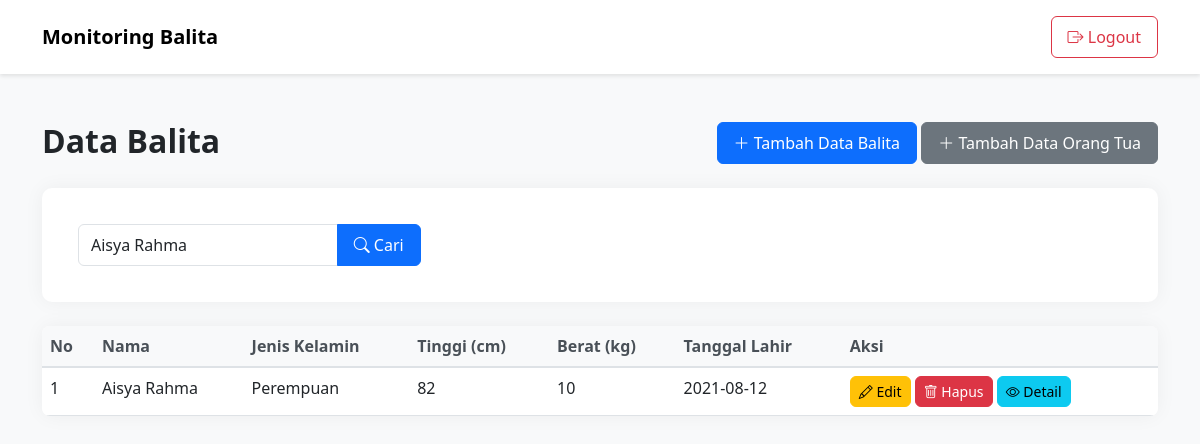
The app's page /views/dashboard.php?keyword=Aisya Rahma (signed in) with its own data.
### tables this page shows
CREATE TABLE `databayi` (
  `id` int(11) NOT NULL,
  `nama` varchar(100) NOT NULL,
  `tinggi` float NOT NULL,
  `berat` float NOT NULL,
  `jenisKelamin` varchar(20) NOT NULL,
  `tanggalLahir` date NOT NULL,
  `riwayat` varchar(100) NOT NULL,
  `catatan` varchar(50) NOT NULL,
  `orang_tua_id` int(11) NOT NULL
);

### models/manusia.php (called while the page is built, shortened)
<?php
require_once dirname(__DIR__) . '/config/database.php';
class Manusia
{
    public function __construct()
    {
        $database = new Database();
        $this->conn = $database->getConnection();
    }
}

### config/Database.php (called while the page is built, shortened)
<?php
class Database
{
    private $host = "localhost:3307";
    private $db_name = "db_databayi";
    private $username = "root";
    private $password = "";
    private static $conn = null;
    public function getConnection()
    {
        if (self::$conn === null) {
            try {
                self::$conn = new mysqli(
                    $this->host,
                    $this->username,
                    $this->password,
                    $this->db_name
                );
                self::$conn->set_charset("utf8");
            } catch (Exception $exception) {
                die("Koneksi gagal: " . $exception->getMessage());
            }
        }
        return self::$conn;
    }
}

### models/balita.php (called while the page is built, shortened)
<?php
require_once 'manusia.php';
class Bayi extends Manusia
{
    public function search($keyword)
    {
        $query = "SELECT * FROM " . self::TABLE . " WHERE nama LIKE ? ORDER BY id DESC";
        $stmt = $this->conn->prepare($query);
        $like = "%" . $keyword . "%";
        $stmt->bind_param("s", $like);
        $stmt->execute();
        $result = $stmt->get_result();
        $data = [];
        if ($result) {
            while ($row = $result->fetch_assoc()) {
                $data[] = $row;
            }
        }
        return $data;
    }
}

### views/dashboard.php (the view, shortened to what this page needs)
<?php
require_once '../config/database.php';
require_once '../models/balita.php';
$keyword = $_GET['keyword'] ?? '';
$bayiModel = new Bayi();
if ($keyword !== '') {
    $dataBayi = $bayiModel->search($keyword);
} else {
    $dataBayi = $bayiModel->tampil_data();
}
?>
<!DOCTYPE html>
<html>
<head>
    <link href="https://cdn.jsdelivr.net/npm/bootstrap@5.3.0/dist/css/bootstrap.min.css" rel="stylesheet">
    <link rel="stylesheet" href="https://cdn.jsdelivr.net/npm/bootstrap-icons@1.7.2/font/bootstrap-icons.css">
</head>
<body>
    <nav class="navbar navbar-expand-lg navbar-light bg-white py-3">
        <div class="container">
            <span class="navbar-brand fw-bold">
                Monitoring Balita
            </span>
            <div class="d-flex">
                <a href="../home.php?logout=1" class="btn btn-outline-danger">
                    <i class="bi bi-box-arrow-right"></i> Logout
                </a>
            </div>
        </div>
    </nav>
    <div class="container py-5">
        <div class="row mb-4">
            <div class="col-md-6">
                <h2 class="fw-bold mb-0">Data Balita</h2>
            </div>
            <div class="col-md-6 text-md-end">
                <a href="tambah_bayi.php" class="btn btn-primary">
                    <i class="bi bi-plus-lg"></i> Tambah Data Balita
                </a>
                <a href="tambah_orangtua.php" class="btn btn-secondary">
                    <i class="bi bi-plus-lg"></i> Tambah Data Orang Tua
                </a>
            </div>
        </div>
        <div class="card search-box mb-4">
            <div class="card-body">
                <form action="dashboard.php" method="GET" class="row g-2">
                    <div class="col-md-4">
                        <div class="input-group">
                            <input type="text" name="keyword" class="form-control" placeholder="Cari nama bayi..."
                                value="<?= htmlspecialchars($keyword) ?>">
                            <button type="submit" class="btn btn-primary">
                                <i class="bi bi-search"></i> Cari
                            </button>
                        </div>
                    </div>
                </form>
            </div>
        </div>
        <div class="card">
            <div class="card-body p-0">
                <div class="table-responsive">
                    <table class="table table-hover mb-0">
                        <thead>
                            <tr>
                                <th>No</th>
                                <th>Nama</th>
                                <th>Jenis Kelamin</th>
                                <th>Tinggi (cm)</th>
                                <th>Berat (kg)</th>
                                <th>Tanggal Lahir</th>
                                <th>Aksi</th>
                            </tr>
                        </thead>
                        <tbody>
                            <?php $no = 1;
                            foreach ($dataBayi as $bayi): ?>
                                <tr>
                                    <td><?= $no++ ?></td>
                                    <td><?= htmlspecialchars($bayi['nama']) ?></td>
                                    <td><?= htmlspecialchars($bayi['jenisKelamin']) ?></td>
                                    <td><?= htmlspecialchars($bayi['tinggi']) ?></td>
                                    <td><?= htmlspecialchars($bayi['berat']) ?></td>
                                    <td><?= htmlspecialchars($bayi['tanggalLahir']) ?></td>
                                    <td>
                                        <a href="edit_bayi.php?id=<?= $bayi['id'] ?>" class="btn btn-sm btn-warning"><i
                                                class="bi bi-pencil"></i> Edit</a>
                                        <a href="dashboard.php?hapus=<?= $bayi['id'] ?>" class="btn btn-sm btn-danger"
                                            onclick="return confirm('Yakin ingin menghapus data ini?')"><i
                                                class="bi bi-trash"></i> Hapus</a>
                                        <a href="data.php?id=<?= $bayi['id'] ?>" class="btn btn-sm btn-info"><i
                                                class="bi bi-eye"></i> Detail</a>
                                    </td>
                                </tr>
                            <?php endforeach; ?>
                        </tbody>
                    </table>
                </div>
            </div>
        </div>
    </div>
</body>
</html>

### views/dashboard.php (style rules this page uses)
body { background-color: #f8f9fa; font-family: 'Segoe UI', system-ui, -apple-system, sans-serif; }
.navbar { box-shadow: 0 2px 4px rgba(0, 0, 0, .1); }
.card { border: none; border-radius: 10px; box-shadow: 0 0 20px rgba(0, 0, 0, .05); }
.table { background: white; border-radius: 8px; overflow: hidden; }
.table thead th { background-color: #f8f9fa; border-bottom: 2px solid #dee2e6; color: #495057; font-weight: 600; }
.btn { border-radius: 6px; padding: 0.5rem 1rem; }
.btn-sm { padding: 0.25rem 0.5rem; }
.search-box { background: white; padding: 20px; border-radius: 10px; box-shadow: 0 0 20px rgba(0, 0, 0, .05); }

### records on screen
databayi: nama "Aisya Rahma", jenisKelamin "Perempuan", tinggi "82", berat "10", tanggalLahir "2021-08-12"
